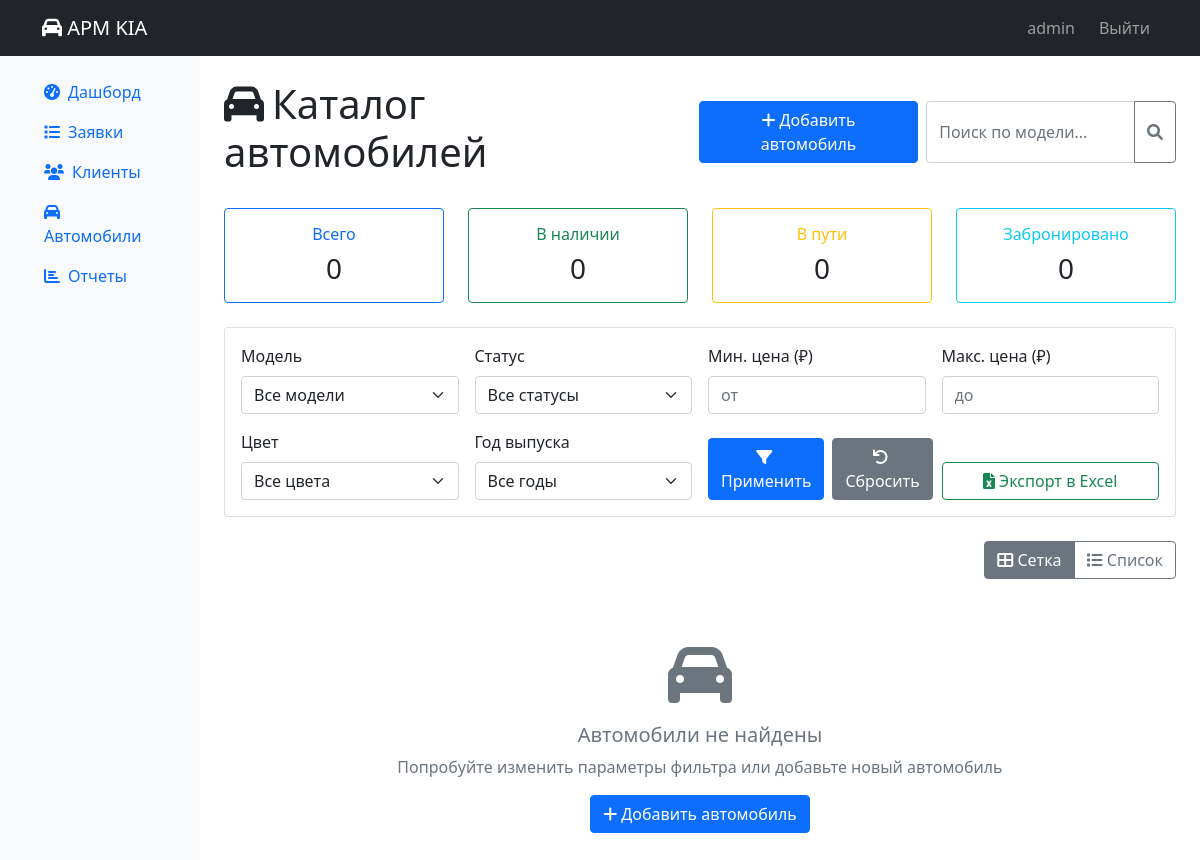
The app's page /sales/cars/ (signed in), older data.
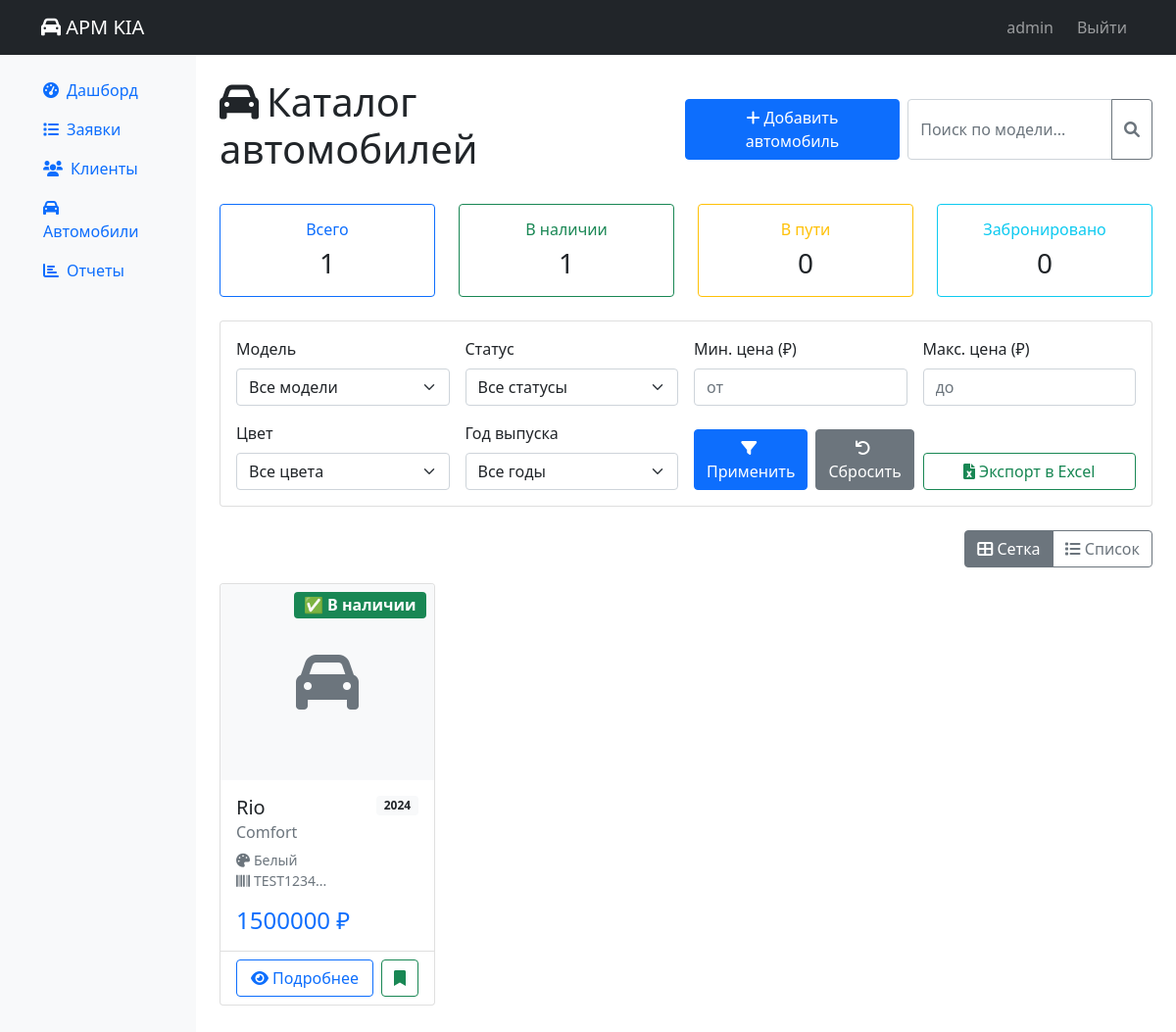
The same page, newer data.
### sales/models.py (models this page shows, shortened)
class Car(models.Model):
    STATUS_CHOICES = [
        ('in_stock', '✅ В наличии'),
        ('in_transit', '🚚 В пути'),
        ('reserved', '🔒 Забронирован'),
        ('sold', '💰 Продан'),
    ]
    vin = models.CharField(max_length=17, unique=True, verbose_name='VIN')
    model_name = models.CharField(max_length=100, verbose_name='Модель')
    trim_level = models.CharField(max_length=100, verbose_name='Комплектация')
    color_exterior = models.CharField(max_length=50, verbose_name='Цвет кузова')
    color_interior = models.CharField(max_length=50, blank=True, verbose_name='Цвет салона')
    year_manufacture = models.IntegerField(verbose_name='Год выпуска')
    price = models.DecimalField(max_digits=12, decimal_places=2, verbose_name='Цена')
    status = models.CharField(max_length=20, choices=STATUS_CHOICES, default='in_stock')
    warehouse_arrival_date = models.DateField(null=True, blank=True, verbose_name='Дата поступления')
    photo = models.ImageField(upload_to='cars/', blank=True, null=True, verbose_name='Фото')
    description = models.TextField(blank=True, verbose_name='Описание')
    class Meta:
        verbose_name = 'Автомобиль'
        verbose_name_plural = 'Автомобили'
        ordering = ['-warehouse_arrival_date']

### sales/views.py (the view)
# urls.py: path('cars/', views.car_list, name='car_list'),
@login_required
def car_list(request):
    cars = Car.objects.all()
    models = Car.objects.values_list('model_name', flat=True).distinct()
    colors = Car.objects.values_list('color_exterior', flat=True).distinct()
    years = Car.objects.values_list('year_manufacture', flat=True).distinct().order_by('-year_manufacture')
    model_filter = request.GET.get('model')
    status_filter = request.GET.get('status')
    min_price = request.GET.get('min_price')
    max_price = request.GET.get('max_price')
    color_filter = request.GET.get('color')
    year_filter = request.GET.get('year')
    if model_filter:
        cars = cars.filter(model_name=model_filter)
    if status_filter:
        cars = cars.filter(status=status_filter)
    if min_price:
        cars = cars.filter(price__gte=min_price)
    if max_price:
        cars = cars.filter(price__lte=max_price)
    if color_filter:
        cars = cars.filter(color_exterior=color_filter)
    if year_filter:
        cars = cars.filter(year_manufacture=year_filter)
    in_stock_count = Car.objects.filter(status='in_stock').count()
    in_transit_count = Car.objects.filter(status='in_transit').count()
    reserved_count = Car.objects.filter(status='reserved').count()
    paginator = Paginator(cars.order_by('-warehouse_arrival_date'), 12)
    page_number = request.GET.get('page')
    page_obj = paginator.get_page(page_number)
    context = {
        'cars': page_obj,
        'total_cars': cars.count(),
        'in_stock_count': in_stock_count,
        'in_transit_count': in_transit_count,
        'reserved_count': reserved_count,
        'models': models,
        'colors': colors,
        'years': years,
        'clients': Client.objects.all(),
    }
    return render(request, 'sales/car_list.html', context)

### templates/sales/car_list.html (shortened to what this page needs)
{% extends 'base.html' %}
{% load static %}
{% block content %}
<div class="d-flex justify-content-between align-items-center mb-4">
    <h1><i class="fas fa-car me-2"></i>Каталог автомобилей</h1>
    <div class="d-flex gap-2">
        {% if user.is_staff %}
        <a href="{% url 'sales:car_create' %}" class="btn btn-primary">
            <i class="fas fa-plus me-1"></i>Добавить автомобиль
        </a>
        {% endif %}
        <div class="input-group" style="width: 250px;">
            <input type="text" class="form-control" placeholder="Поиск по модели..." id="searchInput">
            <button class="btn btn-outline-secondary" type="button" id="searchButton">
                <i class="fas fa-search"></i>
            </button>
        </div>
    </div>
</div>
<div class="row mb-4">
    <div class="col-md-3">
        <div class="card text-center border-primary">
            <div class="card-body">
                <h6 class="card-title text-primary">Всего</h6>
                <h3 class="mb-0">{{ total_cars }}</h3>
            </div>
        </div>
    </div>
    <div class="col-md-3">
        <div class="card text-center border-success">
            <div class="card-body">
                <h6 class="card-title text-success">В наличии</h6>
                <h3 class="mb-0">{{ in_stock_count }}</h3>
            </div>
        </div>
    </div>
    <div class="col-md-3">
        <div class="card text-center border-warning">
            <div class="card-body">
                <h6 class="card-title text-warning">В пути</h6>
                <h3 class="mb-0">{{ in_transit_count }}</h3>
            </div>
        </div>
    </div>
    <div class="col-md-3">
        <div class="card text-center border-info">
            <div class="card-body">
                <h6 class="card-title text-info">Забронировано</h6>
                <h3 class="mb-0">{{ reserved_count }}</h3>
            </div>
        </div>
    </div>
</div>
<div class="card mb-4">
    <div class="card-body">
        <form method="get" class="row g-3" id="filterForm">
            <div class="col-md-3">
                <label class="form-label">Модель</label>
                <select name="model" class="form-select" id="modelFilter">
                    <option value="">Все модели</option>
                </select>
            </div>
            <div class="col-md-3">
                <label class="form-label">Статус</label>
                <select name="status" class="form-select" id="statusFilter">
                    <option value="">Все статусы</option>
                </select>
            </div>
            <div class="col-md-3">
                <label class="form-label">Мин. цена (₽)</label>
                <input type="number" name="min_price" class="form-control" value="{{ request.GET.min_price }}" placeholder="от">
            </div>
            <div class="col-md-3">
                <label class="form-label">Макс. цена (₽)</label>
                <input type="number" name="max_price" class="form-control" value="{{ request.GET.max_price }}" placeholder="до">
            </div>
            <div class="col-md-3">
                <label class="form-label">Цвет</label>
                <select name="color" class="form-select" id="colorFilter">
                    <option value="">Все цвета</option>
                </select>
            </div>
            <div class="col-md-3">
                <label class="form-label">Год выпуска</label>
                <select name="year" class="form-select" id="yearFilter">
                    <option value="">Все годы</option>
                </select>
            </div>
            <div class="col-md-3 d-flex align-items-end">
                <button type="submit" class="btn btn-primary w-100 me-2">
                    <i class="fas fa-filter me-1"></i>Применить
                </button>
                <a href="{% url 'sales:car_list' %}" class="btn btn-secondary w-100">
                    <i class="fas fa-undo me-1"></i>Сбросить
                </a>
            </div>
            <div class="col-md-3 d-flex align-items-end">
                <button type="button" class="btn btn-outline-success w-100" id="exportBtn">
                    <i class="fas fa-file-excel me-1"></i>Экспорт в Excel
                </button>
            </div>
        </form>
    </div>
</div>
<div class="d-flex justify-content-end mb-3">
    <div class="btn-group" role="group">
        <button type="button" class="btn btn-outline-secondary active" id="gridViewBtn">
            <i class="fas fa-th-large"></i> Сетка
        </button>
        <button type="button" class="btn btn-outline-secondary" id="listViewBtn">
            <i class="fas fa-list"></i> Список
        </button>
    </div>
</div>
<div id="gridView">
    <div class="row">
        {% for car in cars %}
        <div class="col-xl-3 col-md-4 col-sm-6 mb-4 car-item"
             data-model="{{ car.model_name }}"
             data-status="{{ car.status }}"
             data-year="{{ car.year_manufacture }}">
            <div class="card h-100 car-card">
                <div class="position-relative">
                    {% if car.photo %}
                    <img src="{{ car.photo.url }}" class="card-img-top" alt="{{ car.model_name }}" style="height: 200px; object-fit: cover;">
                    {% else %}
                    <div class="card-img-top bg-light d-flex align-items-center justify-content-center" style="height: 200px;">
                        <i class="fas fa-car fa-4x text-muted"></i>
                    </div>
                    {% endif %}
                    <div class="status-badge position-absolute top-0 end-0 m-2">
                        <span class="badge
                            {% if car.status == 'in_stock' %}bg-success
                            {% elif car.status == 'in_transit' %}bg-warning
                            {% elif car.status == 'reserved' %}bg-info
                            {% else %}bg-secondary{% endif %} fs-6">
                            {{ car.get_status_display }}
                        </span>
                    </div>
                </div>
                <div class="card-body">
                    <div class="d-flex justify-content-between align-items-start mb-2">
                        <h5 class="card-title mb-0">{{ car.model_name }}</h5>
                        <span class="badge bg-light text-dark">{{ car.year_manufacture }}</span>
                    </div>
                    <h6 class="card-subtitle mb-2 text-muted">{{ car.trim_level }}</h6>
                    <div class="car-specs mb-3">
                        <small class="text-muted d-block">
                            <i class="fas fa-palette me-1"></i>{{ car.color_exterior }}
                        </small>
                        <small class="text-muted d-block">
                            <i class="fas fa-barcode me-1"></i>{{ car.vin|slice:":8" }}...
                        </small>
                    </div>
                    <h4 class="text-primary mb-0">{{ car.price|floatformat:0 }} ₽</h4>
                </div>
                <div class="card-footer bg-transparent">
                    <div class="d-flex gap-2">
                        <a href="{% url 'sales:car_detail' car.pk %}" class="btn btn-outline-primary flex-grow-1">
                            <i class="fas fa-eye me-1"></i>Подробнее
                        </a>
                        {% if user.is_staff and car.status != 'sold' %}
                        <button class="btn btn-outline-success reserve-btn" data-car-id="{{ car.id }}" data-car-name="{{ car.model_name }}">
                            <i class="fas fa-bookmark"></i>
                        </button>
                        {% endif %}
                    </div>
                </div>
            </div>
        </div>
        {% empty %}
        <div class="col-12">
            <div class="text-center py-5">
                <i class="fas fa-car fa-4x text-muted mb-3"></i>
                <h5 class="text-muted">Автомобили не найдены</h5>
                <p class="text-muted">Попробуйте изменить параметры фильтра или добавьте новый автомобиль</p>
                {% if user.is_staff %}
                <a href="{% url 'sales:car_create' %}" class="btn btn-primary">
                    <i class="fas fa-plus me-1"></i>Добавить автомобиль
                </a>
                {% endif %}
            </div>
        </div>
        {% endfor %}
    </div>
</div>
{% endblock %}

### templates/base.html (shortened to what this page needs)
<!DOCTYPE html>
<html lang="ru">
<head>
    <link href="https://cdn.jsdelivr.net/npm/bootstrap@5.1.3/dist/css/bootstrap.min.css" rel="stylesheet">
    <link href="https://cdnjs.cloudflare.com/ajax/libs/font-awesome/6.0.0/css/all.min.css" rel="stylesheet">
</head>
<body>
    <nav class="navbar navbar-expand-lg navbar-dark bg-dark">
        <div class="container">
            <a class="navbar-brand" href="{% url 'sales:dashboard' %}">
                <i class="fas fa-car"></i> АРМ KIA
            </a>
            <div class="navbar-nav ms-auto">
                <span class="navbar-text me-3">{{ user.username }}</span>
                <a class="nav-link" href="{% url 'logout' %}">Выйти</a>
            </div>
        </div>
    </nav>
    <div class="container-fluid">
        <div class="row">
            <nav class="col-md-2 bg-light sidebar">
                <div class="p-3">
                    <ul class="nav nav-pills flex-column">
                        <li class="nav-item">
                            <a class="nav-link" href="{% url 'sales:dashboard' %}">
                                <i class="fas fa-tachometer-alt me-2"></i>Дашборд
                            </a>
                        </li>
                        <li class="nav-item">
                            <a class="nav-link" href="{% url 'sales:lead_list' %}">
                                <i class="fas fa-list me-2"></i>Заявки
                            </a>
                        </li>
                        <li class="nav-item">
                            <a class="nav-link" href="{% url 'sales:client_list' %}">
                                <i class="fas fa-users me-2"></i>Клиенты
                            </a>
                        </li>
                        <li class="nav-item">
                            <a class="nav-link" href="{% url 'sales:car_list' %}">
                                <i class="fas fa-car me-2"></i>Автомобили
                            </a>
                        </li>
                        <li class="nav-item">
                            <a class="nav-link" href="{% url 'sales:reports' %}">
                                <i class="fas fa-chart-bar me-2"></i>Отчеты
                            </a>
                        </li>
                    </ul>
                </div>
            </nav>
            <main class="col-md-10 p-4">
                {% block content %}{% endblock %}
            </main>
        </div>
    </div>
</body>
</html>

Row changes from the older to the newer data that the page shows:
added Car: status "✅ В наличии", model_name "Rio", year_manufacture "2024", trim_level "Comfort", color_exterior "Белый", vin "TEST1234", price "1500000"
Text that changed along with them:
{{ total_cars }}: "0" → "1"
{{ in_stock_count }}: "0" → "1"
text no longer shown: "Автомобили не найдены Попробуйте изменить параметры фильтра или добавьте новый автомобиль Добавить автомобиль"
